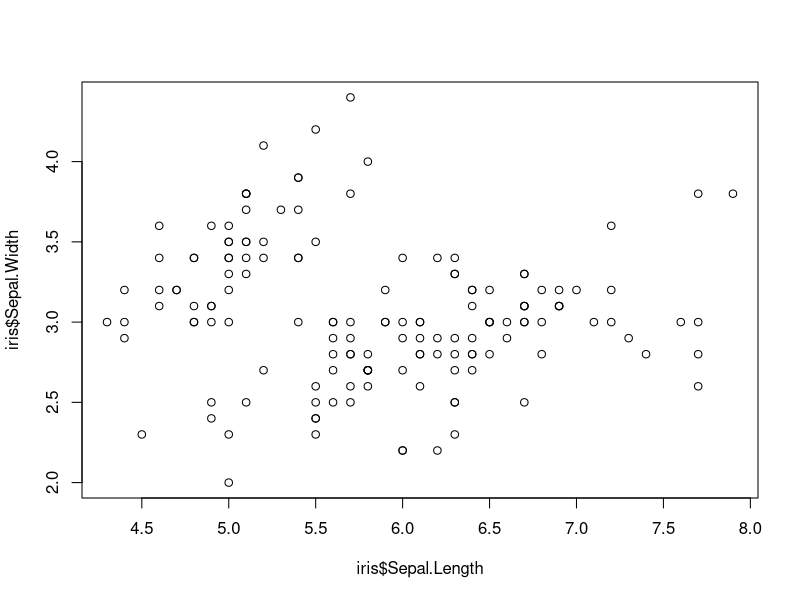
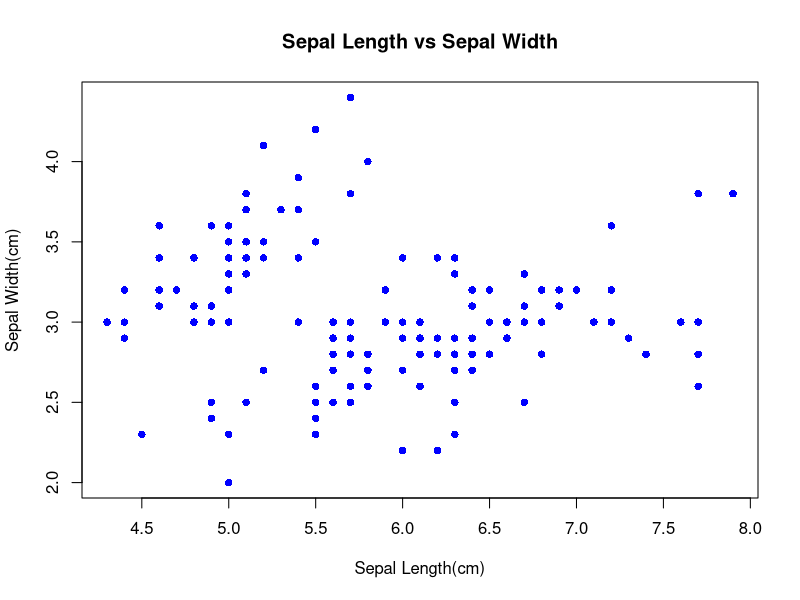
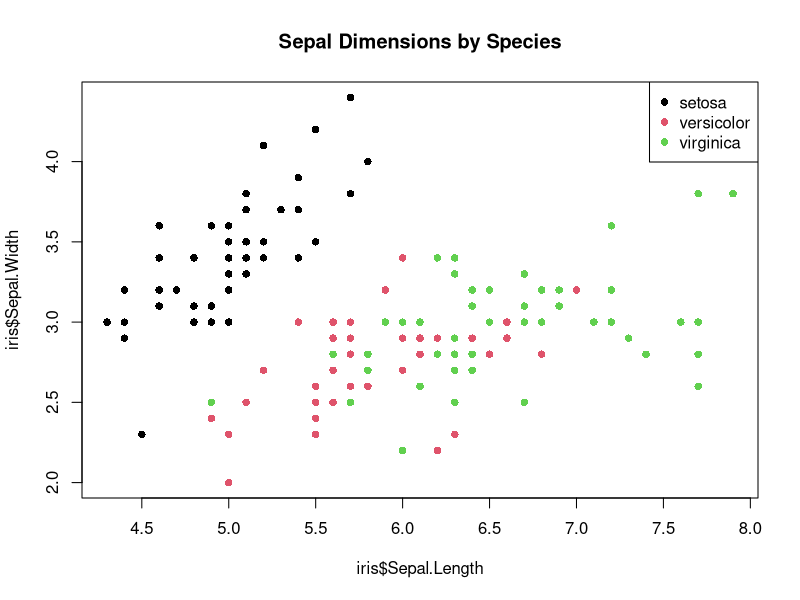
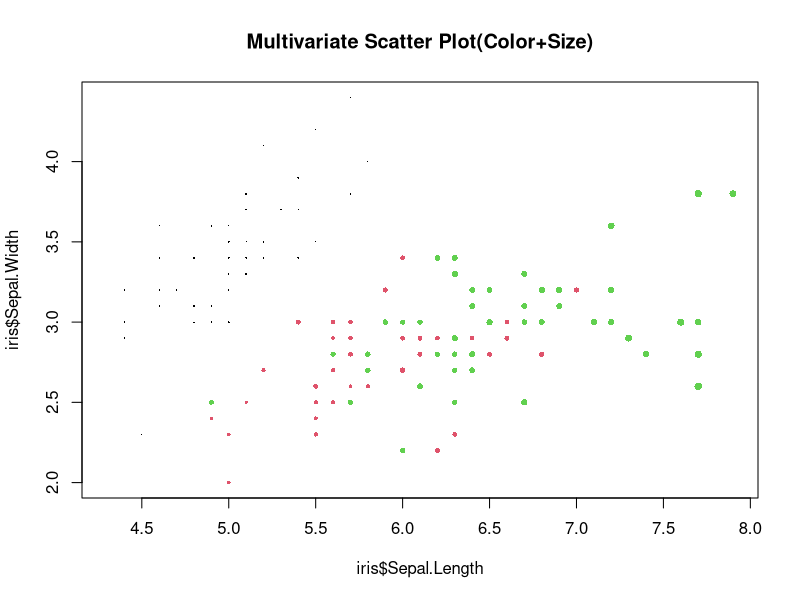
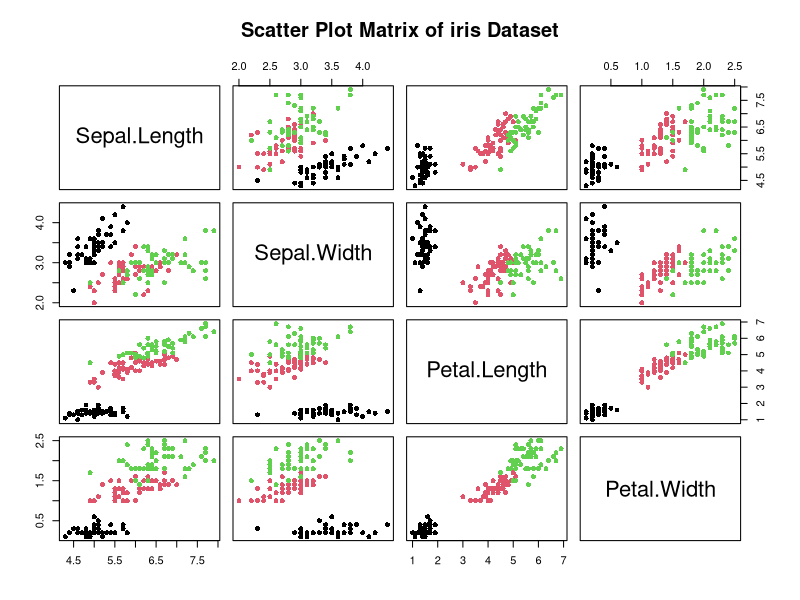
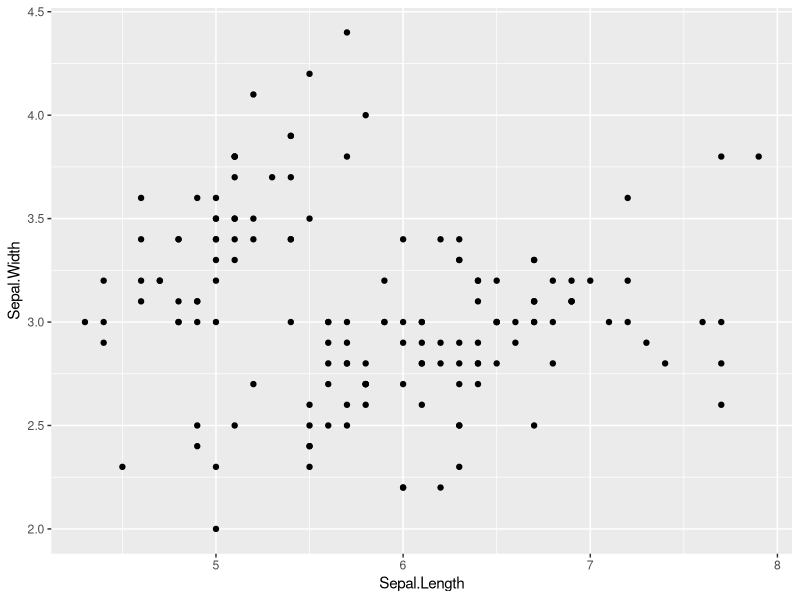
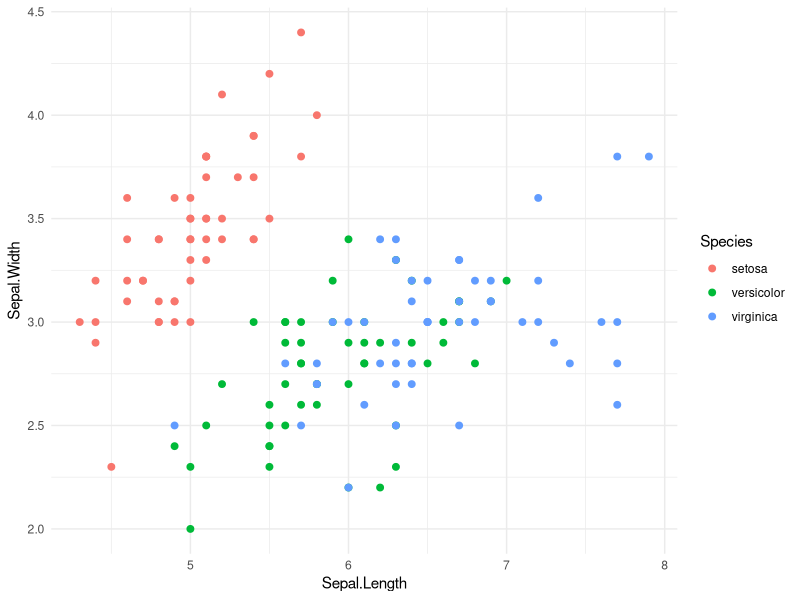
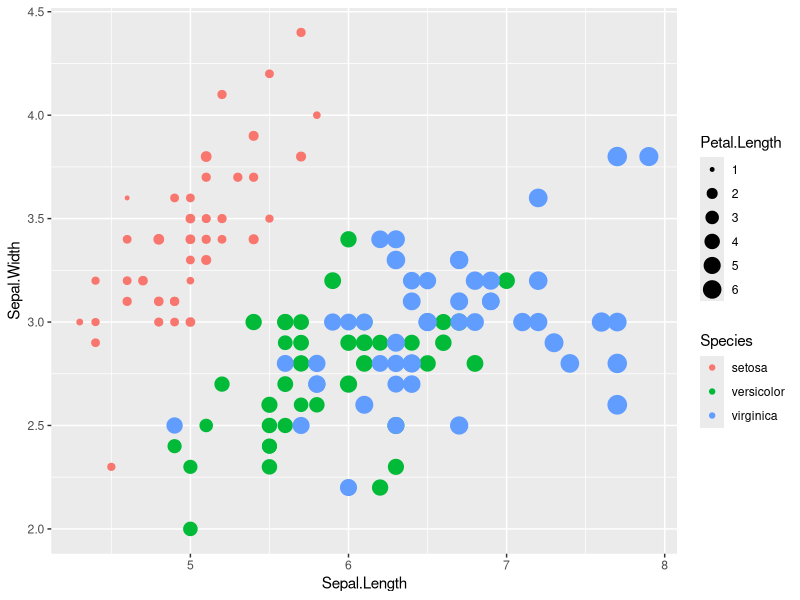

Recreate these plots in R, in order.
#Load & Understand the iris Dataset
data(iris)
str(iris)
View(iris)

#Basic Scatter Plot: Sepal Length vs Sepal Width
plot(iris$Sepal.Length,iris$Sepal.Width)

#Labeled Scatter Plot
plot(
  iris$Sepal.Length,
  iris$Sepal.Width,
  main = "Sepal Length vs Sepal Width",
  xlab = "Sepal Length(cm)",
  ylab = "Sepal Width(cm)",
  col = "blue",
  pch = 16
)

#Colored Scatter Plot by Species
plot(
  iris$Sepal.Length,
  iris$Sepal.Width,
  col = as.numeric(iris$Species),
  pch = 16,
  main = "Sepal Dimensions by Species"
)

legend(
  "topright",
  legend = levels(iris$Species),
  col = 1:3,
  pch = 16
)

#Multivariate Scatter
#Add size as a third variable
plot(
  iris$Sepal.Length,
  iris$Sepal.Width,
  col = as.numeric(iris$Species),
  pch = 16,
  cex = iris$Petal.Length/max(iris$Petal.Length),
  main = "Multivariate Scatter Plot(Color+Size)"
)

#Scatter Plot Matrix
#All numeric variables against each other
pairs(
  iris[,1:4],
  col = as.numeric(iris$Species),
  pch = 16,
  main = "Scatter Plot Matrix of iris Dataset"
)


#Using ggplot2

#load ggplot2
library(ggplot2)

#Basic Scatter Plot
ggplot(iris, aes(x=Sepal.Length, y=Sepal.Width))+
  geom_point()

#Colored Scatter by Species
ggplot(iris, aes(x=Sepal.Length,y=Sepal.Width,color=Species))+
  geom_point(size=2)+
  theme_minimal()

#Multivariate Scatter Plot
#Color + Size encoding
ggplot(
  iris,
  aes(x=Sepal.Length,
      y=Sepal.Width,
      color = Species,
      size = Petal.Length)
)+
  geom_point()

#Faceted Scatter Plot
#One Scatter plot per species
ggplot(iris, aes(x = Sepal.Length, y = Sepal.Width)) +   
  geom_point(color = "steelblue") +   
  facet_wrap(~Species) +   
  theme_minimal() 

# Scatter Plot Matrix 
# Using GGally (extension of ggplot2) 
library(GGally) 

ggpairs( 
  iris, 
  columns = 1:4,   aes(color = Species, alpha = 0.6) 
)